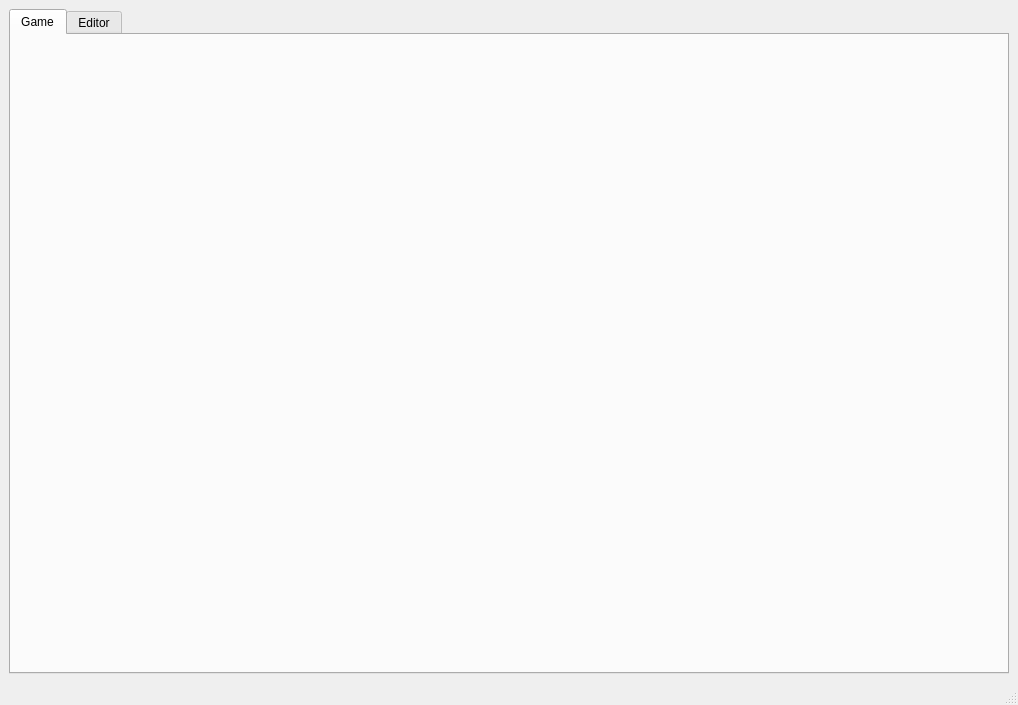
<?xml version="1.0" encoding="UTF-8"?>
<ui version="4.0">
 <class>OverflowPaletteWindow</class>
 <widget class="QMainWindow" name="OverflowPaletteWindow">
  <property name="geometry">
   <rect>
    <x>0</x>
    <y>0</y>
    <width>1018</width>
    <height>705</height>
   </rect>
  </property>
  <property name="sizePolicy">
   <sizepolicy hsizetype="Minimum" vsizetype="Minimum">
    <horstretch>0</horstretch>
    <verstretch>0</verstretch>
   </sizepolicy>
  </property>
  <property name="windowTitle">
   <string>OverflowPaletteWindow</string>
  </property>
  <widget class="QWidget" name="centralwidget">
   <layout class="QGridLayout" name="gridLayout_3">
    <item row="0" column="0">
     <widget class="QTabWidget" name="MainTab">
      <property name="sizePolicy">
       <sizepolicy hsizetype="Expanding" vsizetype="Expanding">
        <horstretch>0</horstretch>
        <verstretch>0</verstretch>
       </sizepolicy>
      </property>
      <property name="currentIndex">
       <number>0</number>
      </property>
      <property name="elideMode">
       <enum>Qt::TextElideMode::ElideRight</enum>
      </property>
      <widget class="QWidget" name="GameTab">
       <attribute name="title">
        <string>Game</string>
       </attribute>
       <layout class="QVBoxLayout" name="verticalLayout_2">
        <item>
         <widget class="GameConfigManager" name="ConfigManager" native="true">
          <property name="sizePolicy">
           <sizepolicy hsizetype="Minimum" vsizetype="Preferred">
            <horstretch>0</horstretch>
            <verstretch>0</verstretch>
           </sizepolicy>
          </property>
          <property name="styleSheet">
           <string notr="true">background-color: rgb(102, 102, 102);</string>
          </property>
         </widget>
        </item>
        <item>
         <widget class="OverflowPaletteGamePanelWidget" name="MainGamePanel" native="true">
          <property name="sizePolicy">
           <sizepolicy hsizetype="Expanding" vsizetype="Expanding">
            <horstretch>0</horstretch>
            <verstretch>0</verstretch>
           </sizepolicy>
          </property>
         </widget>
        </item>
       </layout>
      </widget>
      <widget class="QWidget" name="GameEditor">
       <attribute name="title">
        <string>Editor</string>
       </attribute>
       <layout class="QGridLayout" name="gridLayout_2">
        <item row="0" column="0">
         <layout class="QVBoxLayout" name="verticalLayout_3">
          <item>
           <widget class="GameEditorMainWidget" name="GameEditorMainPanelWidget" native="true"/>
          </item>
         </layout>
        </item>
       </layout>
      </widget>
     </widget>
    </item>
   </layout>
  </widget>
  <widget class="QStatusBar" name="statusbar"/>
  <widget class="QMenuBar" name="menubar">
   <property name="geometry">
    <rect>
     <x>0</x>
     <y>0</y>
     <width>1018</width>
     <height>33</height>
    </rect>
   </property>
  </widget>
 </widget>
 <customwidgets>
  <customwidget>
   <class>OverflowPaletteGamePanelWidget</class>
   <extends>QWidget</extends>
   <header>OverflowPaletteGamePanelWidget.h</header>
   <container>1</container>
  </customwidget>
  <customwidget>
   <class>GameConfigManager</class>
   <extends>QWidget</extends>
   <header>GameConfigManager.h</header>
   <container>1</container>
  </customwidget>
  <customwidget>
   <class>GameEditorMainWidget</class>
   <extends>QWidget</extends>
   <header>GameEditorMainWidget.h</header>
   <container>1</container>
  </customwidget>
 </customwidgets>
 <resources/>
 <connections/>
</ui>
